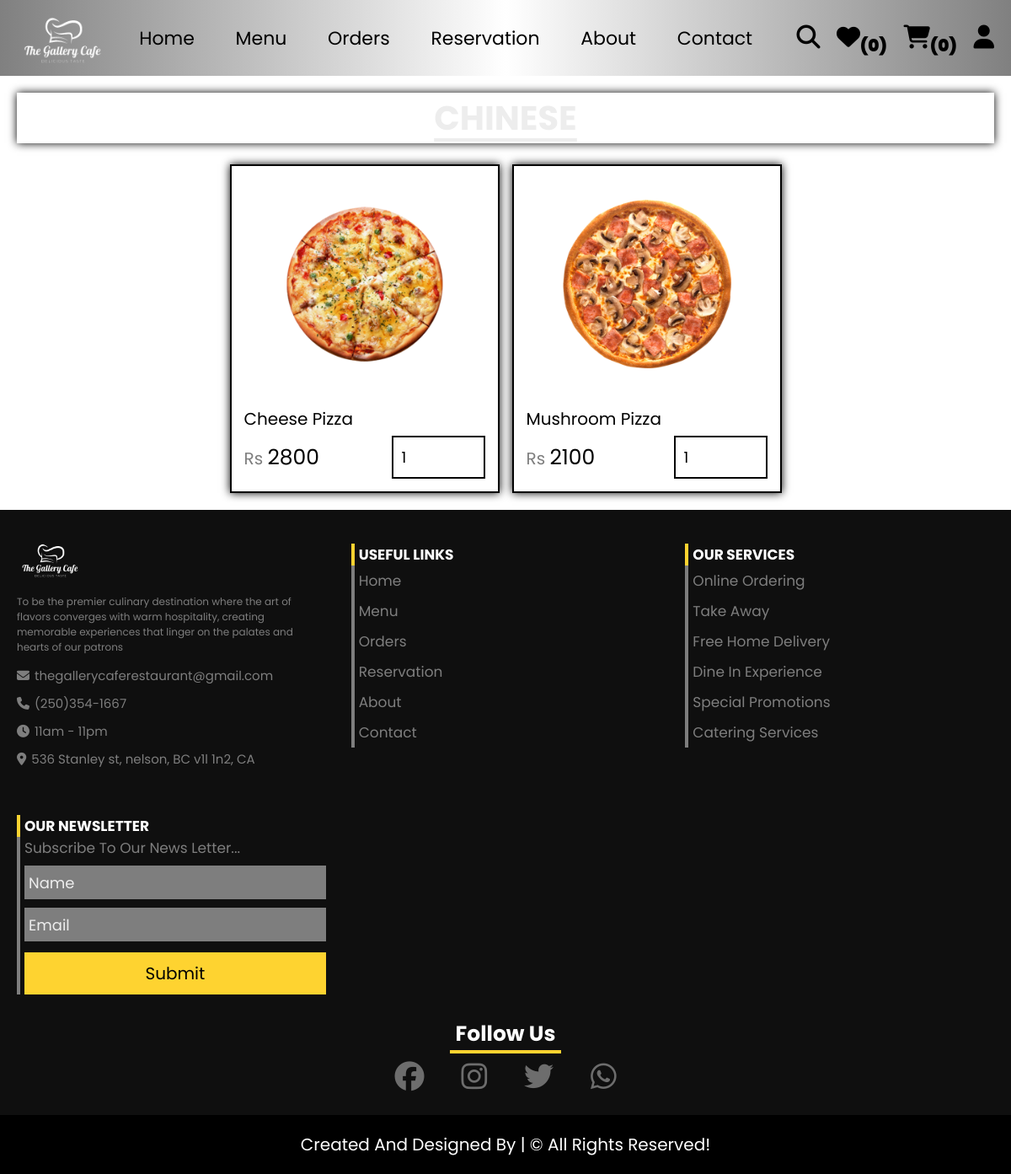
Page /customer/cuisine.php?cuisine=chinese on the committed database.
### tables this page shows
CREATE TABLE `products` (
  `id` int(11) NOT NULL,
  `cuisine` varchar(50) NOT NULL,
  `category` varchar(50) NOT NULL,
  `name` varchar(50) NOT NULL,
  `price` int(11) NOT NULL,
  `image` varchar(50) NOT NULL,
  `hero_slider` tinyint(1) NOT NULL
);

### customer/cuisine.php (the view, shortened to what this page needs)
<!DOCTYPE html>
<html lang="en">
<head>
    <link rel="stylesheet" href="https://cdn.jsdelivr.net/npm/swiper@11/swiper-bundle.min.css"/>
    <link rel="stylesheet" href="../CSS/customer_style.css">
</head>
<body>
    <?php include("../components/user_header.php"); ?>
    <section class="products">
        <?php $cuisine = $_GET['cuisine']; ?>
        <h1 class="title"><?= $cuisine ?></h1>
        <div class="box-container">
            <?php
                $select_products = $conn->prepare("SELECT * FROM products WHERE cuisine = ?");
                $select_products->execute([$cuisine]);
                if($select_products->rowCount() > 0) {
                    while($fetch_products = $select_products->fetch(pdo::FETCH_ASSOC)) {
            ?>
                    <form action="" method="post" class="box">
                    <img src="../uploaded images/<?= $fetch_products['image']; ?>" alt="">
                    <div class="name"><?= $fetch_products['name']; ?></div>
                    <div class="flex">
                        <div class="price"><span>Rs </span><?= $fetch_products['price']; ?></div>
                        <input type="number" name="qty" class="qty" min="1" max="99"
                        value="1" maxlength="2" onkeypress="if(this.value.length == 2) return false;">
                    </div>
                    </form>
            <?php
                }
                }else {
                    echo '<div class="empty">no products added yet!</div>';
                }
            ?>
        </div>
    </section>
</body>
</html>
<?php include("../components/footer.php"); ?>

### CSS/customer_style.css (style rules this page uses)
:root { --yellow: #fed330; --red: #e74c3c; --light-color: #7e7e7e; --border: 2px solid #000; --light: #ededed; --light-black: #0f0f0f; }
* { font-family: 'poppins', sans-serif; margin: 0; padding: 0; box-sizing: border-box; outline: none; border: none; text-decoration: none; }
html { font-size: 62.5%; overflow-x: hidden; scroll-behavior: smooth; stop-opacity: 7rem; scroll-padding-top: 7rem; }
section { margin: 0 auto; max-width: 1300px; padding: 2rem; }
.title { text-align: center; margin-bottom: 2.5rem; font-size: 4rem; color: #ffffff; text-transform: uppercase; text-decoration: underline; word-spacing: .8rem; text-underline-offset: 1rem; background: transparent; backdrop-filter: blur(20px); box-shadow: 0 0 10px black; }
.products .title { color: #ededed; background: transparent; backdrop-filter: blur(20px); box-shadow: 0 0 10px black; }
.products .box-container { display: grid; grid-template-columns: repeat(auto-fit, 32rem); justify-content: center; align-items: flex-start; gap: 1.5rem; }
.products .box-container .box { padding: 1.5rem; border: var(--border); position: relative; overflow: hidden; background: transparent; backdrop-filter: blur(20px); box-shadow: 0 0 10px black; }
.products .box-container .box img { height: 25rem; width: 100%; object-fit: contain; }
.products .box-container .box .name { font-size: 2rem; text-transform: capitalize; color: #000; margin: 1.5rem 0 .5rem 0; }
.products .box-container .box .flex { display: flex; align-items: center; gap: 1rem; margin-top: .5rem; }
.products .box-container .box .flex .price { margin-right: auto; font-size: 2.5rem; color: #000; }
.products .box-container .box .flex .price span { color: var(--light-color); font-size: 2rem; }
.products .box-container .box .flex .qty { padding: 1rem; border: var(--border); font-size: 1.8rem; color: #000; }

### rows in the picture
products: image (picture), name "Cheese Pizza", price "2800"
products: image (picture), name "Mushroom Pizza", price "2100"

### other values in the picture
$total_user_wishlist_items "0"
count($_SESSION["cart"]) "0"
